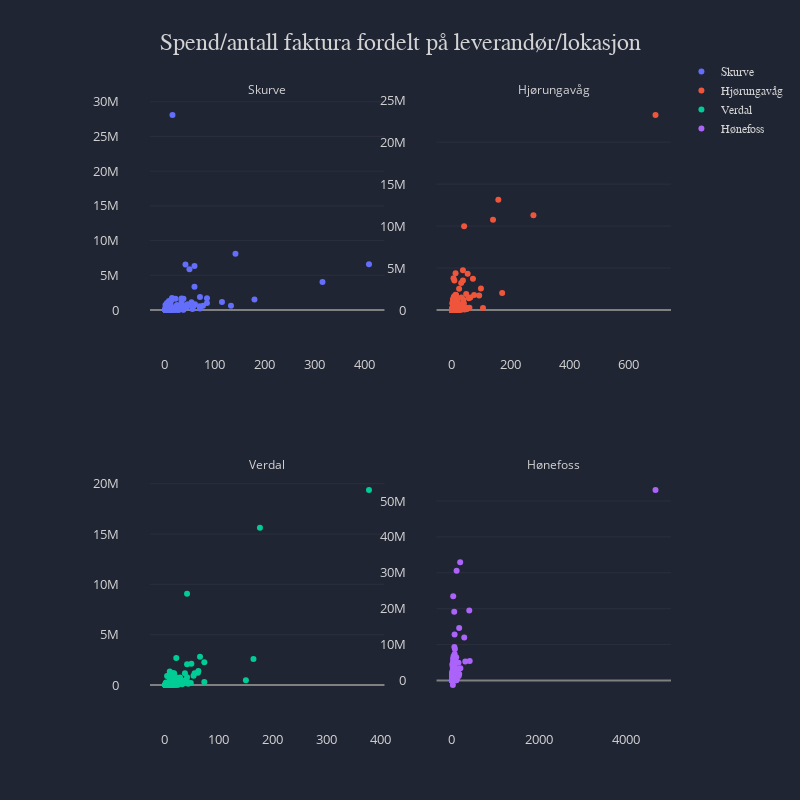

The notebook cell this image was saved under:
### Code cell
data_dict = {}
for loc in ['Skurve', 'Hjørungavåg', 'Verdal', 'Hønefoss']:
    table = df.loc[df['Lokasjon'] == loc]
    table = table.groupby(['Partnerbeskrivelse']).agg(
                    spend=pd.NamedAgg(column='Sum', aggfunc='sum'),
                    ant_faktura=pd.NamedAgg(column='Bilagsnummer', aggfunc=pd.Series.nunique))
    data_dict.update({loc: {'y': table['spend'].values, 
                            'x': table['ant_faktura'].values,
                            'names': table.index}})
    
layout = chart.subplots_layout(title='Spend/antall faktura fordelt på leverandør/lokasjon',
                               height=800, width=800)


chart.scatter_subplots(data_dict, rows=2, cols=2, titles=list(data_dict.keys()), layout=layout)

### Figure 1 — Plotly figure (JSON) as saved in the notebook; plotly's stock layout.template omitted (floating-point values rounded to 4 significant figures; data arrays with more than 128 entries replaced by an {"elided": "..."} marker saying what was removed)
{"data": [{"mode": "markers", "name": "Skurve", "text": {"elided": "380 str values"}, "type": "scatter", "x": {"elided": "380 int values"}, "xaxis": "x", "y": {"elided": "380 float values"}, "yaxis": "y"}, {"mode": "markers", "name": "Hjørungavåg", "text": {"elided": "425 str values"}, "type": "scatter", "x": {"elided": "425 int values"}, "xaxis": "x2", "y": {"elided": "425 float values"}, "yaxis": "y2"}, {"mode": "markers", "name": "Verdal", "text": {"elided": "309 str values"}, "type": "scatter", "x": {"elided": "309 int values"}, "xaxis": "x3", "y": {"elided": "309 float values"}, "yaxis": "y3"}, {"mode": "markers", "name": "Hønefoss", "text": {"elided": "586 str values"}, "type": "scatter", "x": {"elided": "586 int values"}, "xaxis": "x4", "y": {"elided": "586 float values"}, "yaxis": "y4"}], "layout": {"annotations": [{"font": {"color": "lightgrey", "size": 12}, "showarrow": false, "text": "Skurve", "x": 0.225, "xanchor": "center", "xref": "paper", "y": 1, "yanchor": "bottom", "yref": "paper"}, {"font": {"color": "lightgrey", "size": 12}, "showarrow": false, "text": "Hjørungavåg", "x": 0.775, "xanchor": "center", "xref": "paper", "y": 1, "yanchor": "bottom", "yref": "paper"}, {"font": {"color": "lightgrey", "size": 12}, "showarrow": false, "text": "Verdal", "x": 0.225, "xanchor": "center", "xref": "paper", "y": 0.375, "yanchor": "bottom", "yref": "paper"}, {"font": {"color": "lightgrey", "size": 12}, "showarrow": false, "text": "Hønefoss", "x": 0.775, "xanchor": "center", "xref": "paper", "y": 0.375, "yanchor": "bottom", "yref": "paper"}], "autosize": false, "height": 800, "legend": {"bordercolor": "#202534", "borderwidth": 0, "font": {"color": "lightgrey", "family": "sans-serif", "size": 12}, "orientation": "v", "traceorder": "normal", "x": 1.02, "xanchor": "left", "y": 1, "yanchor": "middle"}, "margin": {"b": 100, "l": 150, "pad": 30, "r": 100, "t": 100}, "paper_bgcolor": "#202534", "plot_bgcolor": "#202534", "title": {"font": {"color": "lightgrey", "family": "sans-serif", "size": 24}, "text": "Spend/antall faktura fordelt på leverandør/lokasjon", "x": 0.5}, "width": 800, "xaxis": {"anchor": "y", "autorange": true, "color": "lightgrey", "domain": [0, 0.45], "dtick": 1, "gridcolor": "#343846", "gridwidth": 0.5, "showgrid": false, "showline": false, "showticklabels": true, "tickfont": {"color": "lightgrey", "size": 13}, "tickformat": "", "tickmode": "auto", "title": {"text": ""}, "type": "-", "zeroline": false, "zerolinecolor": "grey"}, "xaxis2": {"anchor": "y2", "autorange": true, "color": "lightgrey", "domain": [0.55, 1], "dtick": 1, "gridcolor": "#343846", "gridwidth": 0.5, "showgrid": false, "showline": false, "showticklabels": true, "tickfont": {"color": "lightgrey", "size": 13}, "tickformat": "", "tickmode": "auto", "title": {"font": {"color": "lightgrey", "family": "sans-serif", "size": 18}, "text": ""}, "type": "-", "zeroline": false, "zerolinecolor": "grey"}, "xaxis3": {"anchor": "y3", "autorange": true, "color": "lightgrey", "domain": [0, 0.45], "dtick": 1, "gridcolor": "#343846", "gridwidth": 0.5, "showgrid": false, "showline": false, "showticklabels": true, "tickfont": {"color": "lightgrey", "size": 13}, "tickformat": "", "tickmode": "auto", "title": {"font": {"color": "lightgrey", "family": "sans-serif", "size": 18}, "text": ""}, "type": "-", "zeroline": false, "zerolinecolor": "grey"}, "xaxis4": {"anchor": "y4", "autorange": true, "color": "lightgrey", "domain": [0.55, 1], "dtick": 1, "gridcolor": "#343846", "gridwidth": 0.5, "showgrid": false, "showline": false, "showticklabels": true, "tickfont": {"color": "lightgrey", "size": 13}, "tickformat": "", "tickmode": "auto", "title": {"font": {"color": "lightgrey", "family": "sans-serif", "size": 18}, "text": ""}, "type": "-", "zeroline": false, "zerolinecolor": "grey"}, "yaxis": {"anchor": "x", "autorange": true, "color": "lightgrey", "domain": [0.625, 1], "dtick": 1, "gridcolor": "#343846", "gridwidth": 0.5, "showgrid": true, "showline": false, "showticklabels": true, "tickfont": {"color": "lightgrey", "size": 13}, "tickformat": "", "tickmode": "auto", "ticks": "", "title": {"text": ""}, "type": "-", "zeroline": true, "zerolinecolor": "grey"}, "yaxis2": {"anchor": "x2", "autorange": true, "color": "lightgrey", "domain": [0.625, 1], "dtick": 1, "gridcolor": "#343846", "gridwidth": 0.5, "showgrid": true, "showline": false, "showticklabels": true, "tickfont": {"color": "lightgrey", "size": 13}, "tickformat": "", "tickmode": "auto", "ticks": "", "title": {"font": {"color": "lightgrey", "family": "sans-serif", "size": 18}, "text": ""}, "type": "-", "zeroline": true, "zerolinecolor": "grey"}, "yaxis3": {"anchor": "x3", "autorange": true, "color": "lightgrey", "domain": [0, 0.375], "dtick": 1, "gridcolor": "#343846", "gridwidth": 0.5, "showgrid": true, "showline": false, "showticklabels": true, "tickfont": {"color": "lightgrey", "size": 13}, "tickformat": "", "tickmode": "auto", "ticks": "", "title": {"font": {"color": "lightgrey", "family": "sans-serif", "size": 18}, "text": ""}, "type": "-", "zeroline": true, "zerolinecolor": "grey"}, "yaxis4": {"anchor": "x4", "autorange": true, "color": "lightgrey", "domain": [0, 0.375], "dtick": 1, "gridcolor": "#343846", "gridwidth": 0.5, "showgrid": true, "showline": false, "showticklabels": true, "tickfont": {"color": "lightgrey", "size": 13}, "tickformat": "", "tickmode": "auto", "ticks": "", "title": {"font": {"color": "lightgrey", "family": "sans-serif", "size": 18}, "text": ""}, "type": "-", "zeroline": true, "zerolinecolor": "grey"}}}
